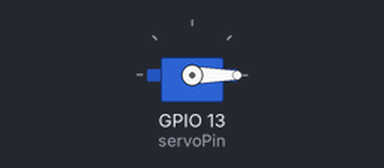
Bench run of a sketch on a simulated ESP32. Shown: servo.

Above: at 0.05 s.
Timing chart, 0 to 4.6 s (numbered marks = the images above):
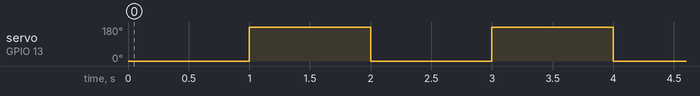

The sketch:

servotest.ino
```cpp
#include <ESP32Servo.h>

Servo myservo;  // create servo object to control a servo

// Recommended PWM GPIO pins on the ESP32 include 2,4,12-19,21-23,25-27,32-33
int servoPin = 13;

void setup() {
 // myservo.setPeriodHertz(50);
  myservo.attach(servoPin);
}

void loop() {
  myservo.write(0);
  delay(1000);
  myservo.write(180);
  delay(1000);
}
```

Measured:
- by itself, servo on GPIO 13 (servoPin): alternates 180° for 1.0 s and 0° for 1.0 s
